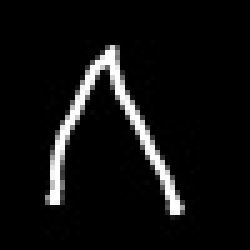
#> input picture Lumos/wand_spellL2.jpg, 50 x 50 px (shown 5 times larger)
$ python imcomb.py
#> lines starting #> are read from the running program, lines starting #| are printed output that depends on the picture
import cv2

img1 = cv2.imread('wand_spellL1.jpg', cv2.IMREAD_GRAYSCALE)
img2 = cv2.imread('wand_spellL2.jpg', cv2.IMREAD_GRAYSCALE)
#> img2 is the input picture: shape (50, 50); min 0, max 255, mean 15.7
img3 = cv2.imread('wand_spellL3.jpg', cv2.IMREAD_GRAYSCALE)
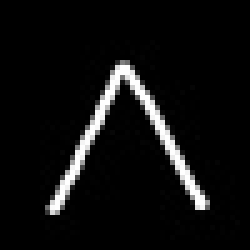
#> input picture Lumos/wand_spellL3.jpg, 50 x 50 px (shown 5 times larger)
#> img3 is the input picture: shape (50, 50); min 0, max 255, mean 15
img4 = cv2.imread('wand_spellL4.jpg', cv2.IMREAD_GRAYSCALE)
img5 = cv2.imread('wand_spellL5.jpg', cv2.IMREAD_GRAYSCALE)
img6 = cv2.imread('wand_spellL6.jpg', cv2.IMREAD_GRAYSCALE)
img7 = cv2.imread('wand_spellL7.jpg', cv2.IMREAD_GRAYSCALE)
img8 = cv2.imread('wand_spellL8.jpg', cv2.IMREAD_GRAYSCALE)
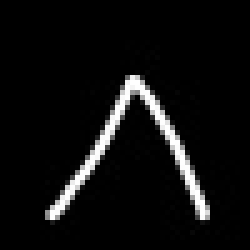
#> input picture Lumos/wand_spellL8.jpg, 50 x 50 px (shown 5 times larger)
#> img8 is the input picture: shape (50, 50); min 0, max 255, mean 14.5
img9 = cv2.imread('wand_spellL9.jpg', cv2.IMREAD_GRAYSCALE)
img10 = cv2.imread('wand_spellL10.jpg', cv2.IMREAD_GRAYSCALE)
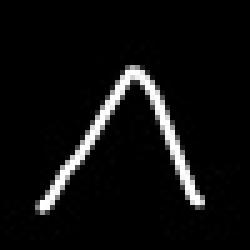
#> input picture Lumos/wand_spellL10.jpg, 50 x 50 px (shown 5 times larger)
#> img10 is the input picture: shape (50, 50); min 0, max 255, mean 14.7
img11 = cv2.imread('wand_spellL11.jpg', cv2.IMREAD_GRAYSCALE)
img12 = cv2.imread('wand_spellL12.jpg', cv2.IMREAD_GRAYSCALE)
img13 = cv2.imread('wand_spellL13.jpg', cv2.IMREAD_GRAYSCALE)
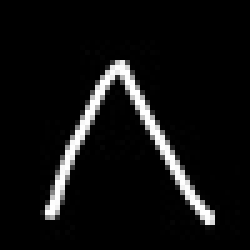
#> input picture Lumos/wand_spellL13.jpg, 50 x 50 px (shown 5 times larger)
#> img13 is the input picture: shape (50, 50); min 0, max 255, mean 16.1
img14 = cv2.imread('wand_spellL14.jpg', cv2.IMREAD_GRAYSCALE)
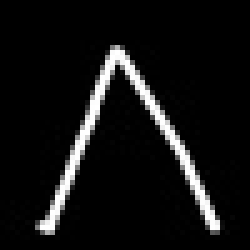
#> input picture Lumos/wand_spellL14.jpg, 50 x 50 px (shown 5 times larger)
#> img14 is the input picture: shape (50, 50); min 0, max 255, mean 18.2
img15 = cv2.imread('wand_spellL15.jpg', cv2.IMREAD_GRAYSCALE)
img16 = cv2.imread('wand_spellL16.jpg', cv2.IMREAD_GRAYSCALE)
img17 = cv2.imread('wand_spellL17.jpg', cv2.IMREAD_GRAYSCALE)
img18 = cv2.imread('wand_spellL18.jpg', cv2.IMREAD_GRAYSCALE)
img19 = cv2.imread('wand_spellL19.jpg', cv2.IMREAD_GRAYSCALE)
img20 = cv2.imread('wand_spellL20.jpg', cv2.IMREAD_GRAYSCALE)

#> (the run stopped early here; a loop or call above may not have finished)
